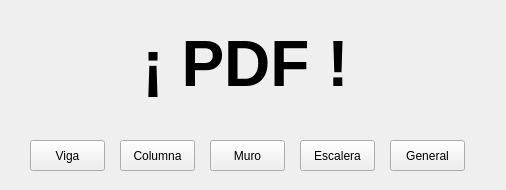
<?xml version="1.0" encoding="UTF-8"?>
<ui version="4.0">
 <class>VentanaReportePDF</class>
 <widget class="QMainWindow" name="VentanaReportePDF">
  <property name="geometry">
   <rect>
    <x>0</x>
    <y>0</y>
    <width>506</width>
    <height>190</height>
   </rect>
  </property>
  <property name="windowTitle">
   <string>Reporte en PDF</string>
  </property>
  <widget class="QWidget" name="centralwidget">
   <widget class="QLabel" name="label">
    <property name="geometry">
     <rect>
      <x>30</x>
      <y>20</y>
      <width>431</width>
      <height>91</height>
     </rect>
    </property>
    <property name="text">
     <string>&lt;html&gt;&lt;head/&gt;&lt;body&gt;&lt;p align=&quot;center&quot;&gt;&lt;span style=&quot; font-size:48pt; font-weight:600;&quot;&gt;¡ PDF !&lt;/span&gt;&lt;/p&gt;&lt;/body&gt;&lt;/html&gt;</string>
    </property>
   </widget>
   <widget class="QPushButton" name="btnPDFViga">
    <property name="geometry">
     <rect>
      <x>30</x>
      <y>140</y>
      <width>75</width>
      <height>31</height>
     </rect>
    </property>
    <property name="text">
     <string>Viga</string>
    </property>
   </widget>
   <widget class="QPushButton" name="btnPDFColumna">
    <property name="geometry">
     <rect>
      <x>120</x>
      <y>140</y>
      <width>75</width>
      <height>31</height>
     </rect>
    </property>
    <property name="text">
     <string>Columna</string>
    </property>
   </widget>
   <widget class="QPushButton" name="btnPDFMuro">
    <property name="geometry">
     <rect>
      <x>210</x>
      <y>140</y>
      <width>75</width>
      <height>31</height>
     </rect>
    </property>
    <property name="text">
     <string>Muro</string>
    </property>
   </widget>
   <widget class="QPushButton" name="btnPDFEscalera">
    <property name="geometry">
     <rect>
      <x>300</x>
      <y>140</y>
      <width>75</width>
      <height>31</height>
     </rect>
    </property>
    <property name="text">
     <string>Escalera</string>
    </property>
   </widget>
   <widget class="QPushButton" name="btnPDFGeneral">
    <property name="geometry">
     <rect>
      <x>390</x>
      <y>140</y>
      <width>75</width>
      <height>31</height>
     </rect>
    </property>
    <property name="text">
     <string>General</string>
    </property>
   </widget>
  </widget>
 </widget>
 <resources/>
 <connections/>
</ui>
